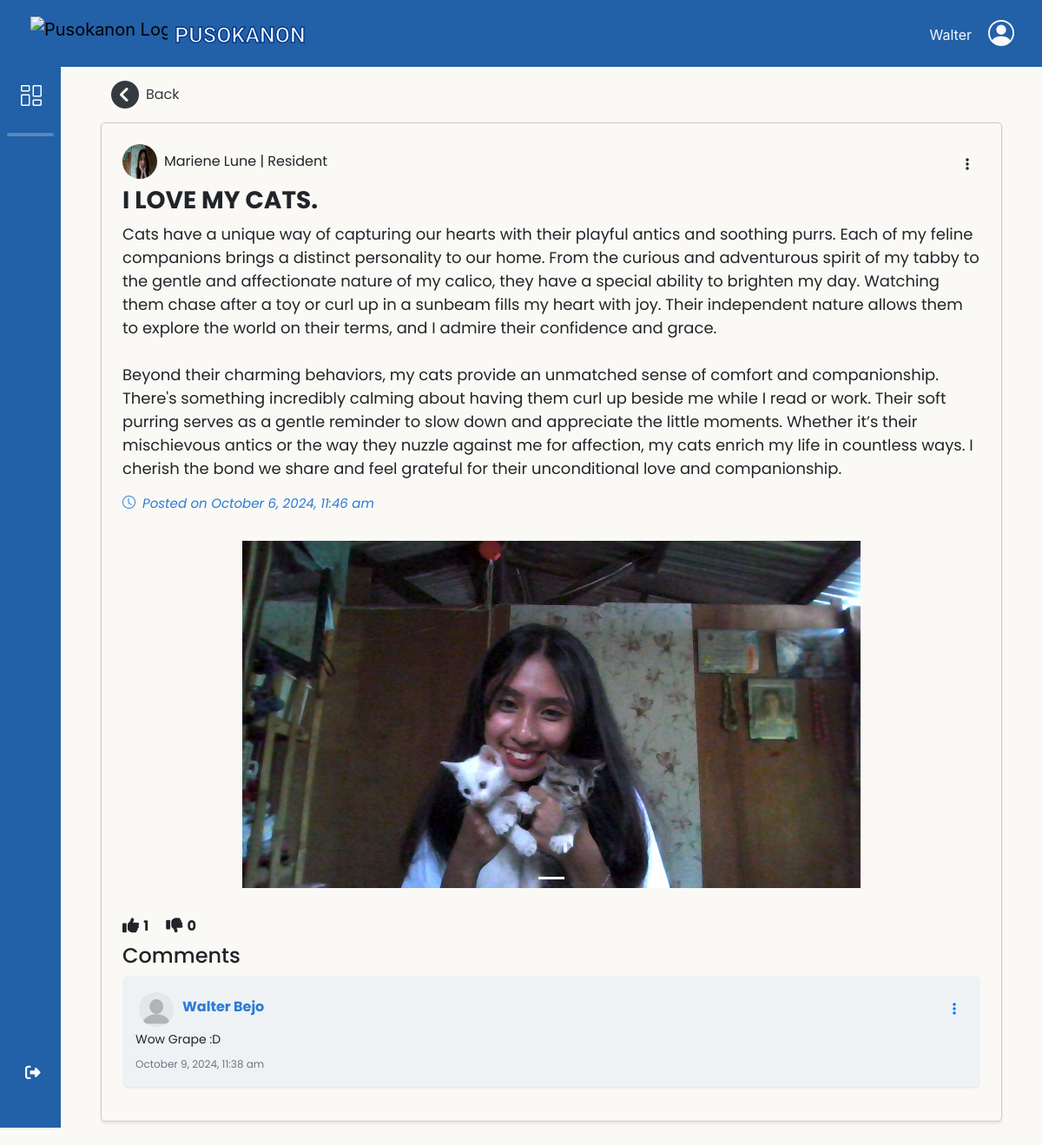
Screenshot of /adminbejo/Residents-Post.php?id=1&ref=res-forum (signed in) with the database file from the repository.
### tables this page shows
CREATE TABLE `resident_users` (
  `res_ID` int(11) NOT NULL,
  `res_fname` varchar(50) NOT NULL,
  `res_lname` varchar(50) NOT NULL,
  `res_midname` varchar(50) NOT NULL,
  `res_suffix` varchar(10) DEFAULT NULL,
  `gender` varchar(10) NOT NULL,
  `birth_date` date NOT NULL,
  `civil_status` varchar(20) NOT NULL,
  `citizenship` varchar(30) NOT NULL,
  `place_birth` varchar(100) NOT NULL,
  `contact_no` varchar(13) NOT NULL,
  `res_email` varchar(100) NOT NULL,
  `addr_sitio` varchar(50) NOT NULL,
  `res_password` varchar(100) NOT NULL,
  `profile_picture` varchar(200) DEFAULT NULL,
  `registered_voter` varchar(15) NOT NULL,
  `userRole_id` int(11) NOT NULL,
  `verification_image` varchar(128) DEFAULT NULL,
  `register_at` datetime NOT NULL DEFAULT current_timestamp(),
  `reset_token_hash` varchar(64) DEFAULT NULL,
  `reset_token_expires_at` datetime DEFAULT NULL,
  `account_active_status` varchar(16) NOT NULL DEFAULT 'Unregistered'
);

CREATE TABLE `user_posts` (
  `post_id` int(11) NOT NULL,
  `res_id` int(11) NOT NULL,
  `title` varchar(255) NOT NULL,
  `content` text NOT NULL,
  `created_at` timestamp NOT NULL DEFAULT current_timestamp(),
  `upvotes` int(11) NOT NULL DEFAULT 0,
  `downvotes` int(11) NOT NULL DEFAULT 0,
  `approval_status` enum('pending','approved','rejected','resubmitted') NOT NULL DEFAULT 'pending',
  `rejection_reason` text DEFAULT NULL,
  `approved_by` int(11) DEFAULT NULL
);

CREATE TABLE `user_posts_media` (
  `media_id` int(11) NOT NULL,
  `post_id` int(11) NOT NULL,
  `media_type` enum('image','video') NOT NULL,
  `media_path` varchar(255) NOT NULL
);

CREATE TABLE `user_posts_comments` (
  `comment_id` int(11) NOT NULL,
  `post_id` int(11) NOT NULL,
  `res_id` int(11) NOT NULL,
  `comment_content` text NOT NULL,
  `created_at` timestamp NOT NULL DEFAULT current_timestamp(),
  `updated_at` timestamp NOT NULL DEFAULT current_timestamp() ON UPDATE current_timestamp()
);

### db/DBconn.php (called while the page is built, shortened)
<?php
function fetchResidentPost($pdo, $post_id) {
    $stmt = $pdo->prepare("SELECT p.*
                           FROM user_posts p
                           WHERE p.post_id = ?");
    $stmt->execute([$post_id]);
    return $stmt->fetch();
}
function fetchResidentPostMedia($pdo, $post_id) {
    $stmt = $pdo->prepare("SELECT * FROM user_posts_media WHERE post_id = ?");
    $stmt->execute([$post_id]);
    return $stmt->fetchAll();
}
function fetchPosterDetails($pdo, $residentId){
    $sql = "SELECT * FROM resident_users WHERE res_ID = :residentId";
    $stmt = $pdo->prepare($sql);
    $stmt->bindParam(':residentId', $residentId, PDO::PARAM_INT);
    $stmt->execute();
    return $stmt->fetch(PDO::FETCH_ASSOC);
}
function fetchComments($pdo, $post_id) {
    $stmt = $pdo->prepare("SELECT c.*, ru.res_fname, ru.res_lname, ru.profile_picture
                           FROM user_posts_comments c
                           JOIN resident_users ru ON c.res_id = ru.res_ID
                           WHERE c.post_id = ?
                           ORDER BY c.created_at DESC");
    $stmt->execute([$post_id]);
    return $stmt->fetchAll();
}

### adminbejo/Residents-Post.php (the view, shortened to what this page needs)
<?php
    include 'headerAdmin.php';
    include '../db/DBconn.php';
    $post_id = $_GET['id'];
    $post = fetchResidentPost($pdo, $post_id);
    $poster = fetchPosterDetails($pdo, $post['res_id']);
    $media = fetchResidentPostMedia($pdo, $post_id);
    $comments = fetchComments($pdo, $post['post_id']);
?>
<link rel="stylesheet" href="css/View-Post.css">
<div class="container fluid d-flex justify-content-center">
    <section class="main">
        <div class="row">
            <a href="<?php echo isset($_SESSION['resident_post_referrer']) && $_SESSION['resident_post_referrer'] == 'res-posts' ? 'Manage-Posts.php' : 'Residents-Forum.php'; ?>" class="back-button d-flex align-items-center text-dark gap-2 mb-3" style="text-decoration: none; color: #2C7BD5;">
                <i class="fas fa-circle-chevron-left fa-2x"></i>
                <span>Back</span>
            </a>
            <div class="Post px-4 py-4">
                <div class="d-flex justify-content-between align-items-center">
                    <div class="post-header d-flex align-items-center mb-2">
                        <img src="<?php echo $poster['profile_picture'] ? '../db/ProfilePictures/' . htmlspecialchars($poster['profile_picture']) : '../PicturesNeeded/blank_profile.png'; ?>" alt="Profile Picture" class="profile-picture mr-2" style="width: 40px; height: 40px; border-radius: 50%;">
                        <span class="poster-name"><?php echo htmlspecialchars($poster['res_fname'] . ' ' . $poster['res_lname']); ?> | Resident</span>
                    </div>
                    <div>
                        <button class="btn btn-link" type="button" id="postOptionsDropdown" data-bs-toggle="dropdown" aria-expanded="false">
                            <i class="fas fa-ellipsis-v dropdown"></i>
                        </button>
                    </div>
                </div>
                <div class="d-flex justify-content-between align-items-center">
                    <h3 class="fw-bold"><?php echo htmlspecialchars($post['title']); ?></h3>
                </div>
                <p><?php echo nl2br(htmlspecialchars($post['content'])); ?></p>
                <p class="posted"><i class="bi bi-clock me-2"></i>Posted on <?php echo date('F j, Y, g:i a', strtotime($post['created_at'])); ?></p>
                <?php if (!empty($media)): ?>
                <div id="Post<?php echo $post_id; ?>" class="carousel slide d-flex" data-bs-interval="false">
                    <div class="carousel-indicators">
                        <?php foreach ($media as $index => $item): ?>
                            <button type="button" data-bs-target="#Post<?php echo $post_id; ?>" data-bs-slide-to="<?php echo $index; ?>" <?php echo $index === 0 ? 'class="active" aria-current="true"' : ''; ?> aria-label="Slide <?php echo $index + 1; ?>"></button>
                        <?php endforeach; ?>
                    </div>
                    <div class="carousel-inner my-3">
                        <?php foreach ($media as $index => $item): ?>
                            <div class="carousel-item <?php echo $index === 0 ? 'active' : ''; ?>">
                                <?php if ($item['media_type'] === 'image'): ?>
                                    <img src="../db/PostMedias/Images/<?php echo htmlspecialchars($item['media_path']); ?>" class="image" alt="Post Image">
                                <?php endif; ?>
                            </div>
                        <?php endforeach; ?>
                    </div>
                </div>
                <?php endif; ?>
                <?php if ($post['approval_status'] == 'approved'): ?>
                    <div class="reactions mt-3">
                        <span class="reaction">
                            <i class="fa-solid fa-thumbs-up"></i>
                            <span class="count"><?php echo $post['upvotes']; ?></span>
                        </span>
                        <span class="reaction">
                            <i class="fa-solid fa-thumbs-down"></i>
                            <span class="count"><?php echo $post['downvotes']; ?></span>
                        </span>
                    </div>
                    <div class="comments-section mt-2">
                        <h4>Comments</h4>
                        <div id="comments-container" style="max-height: 500px; overflow-y: scroll;">
                            <?php if (!empty($comments)): ?>
                                <?php foreach ($comments as $comment): ?>
                                    <div class='comment'>
                                        <div class="d-flex justify-content-between align-items-center">
                                            <div class="poster-info d-flex align-items-center m-1">
                                                <img src='<?php echo ($comment['profile_picture'] ? '../db/ProfilePictures/' . $comment['profile_picture'] : '../PicturesNeeded/blank_profile.png'); ?>' alt='Profile Picture' class='comment-profile-picture'>
                                                <strong><?php echo htmlspecialchars($comment['res_fname'] . ' ' . $comment['res_lname']); ?></strong>
                                            </div>
                                            <div class="dropdown">
                                                <button class="btn btn-link" type="button" id="commentOptionsDropdown<?= $comment['comment_id'] ?>" data-comment-id="<?= $comment['comment_id'] ?>" data-bs-toggle="dropdown" aria-expanded="false">
                                                    <i class="fas fa-ellipsis-v"></i>
                                                </button>
                                            </div>
                                        </div>
                                        <p><?php echo htmlspecialchars($comment['comment_content']); ?></p>
                                        <small><?php echo date('F j, Y, g:i a', strtotime($comment['created_at'])); ?></small>
                                    </div>
                                <?php endforeach; ?>
                            <?php else: ?>
                                <p class="no-comments">No comments yet.</p>
                            <?php endif; ?>
                        </div>
                    </div>
                <?php endif; ?>
            </div>
        </div>
    </section>
</div>
<?php include 'footerAdmin.php'; ?>

### adminbejo/css/headerADstyle.css (style rules this page uses)
body { height: 100%; margin-top: 77px; background-color: #FAF9F6; }
a { text-decoration: none; }
.main { width: 100%; overflow: hidden; transition: all 0.35s ease-in-out; background-color: #FAF9F6; flex-wrap: wrap; justify-content: space-between; padding: 1rem; position: relative; }

### adminbejo/css/View-Post.css (style rules this page uses)
.main { margin-left: 70px; justify-content: center; }
.image { height: 100%; width: 100%; }
.carousel-item { width: 100%; height: 400px; overflow: hidden; }
.carousel-item img { width: 100%; height: 100%; object-fit: contain; margin-top: auto; }
.reactions { display: flex; gap: 20px; margin-top: 10px; }
.reaction { display: flex; align-items: center; gap: 5px; }
.reaction i { font-size: 1.2em; color: #212529; }
.reaction .count { font-weight: bold; }
.Post { margin-bottom: 20px; padding: 5px; background-color: #FAF9F6 ; border-radius: 5px; height: auto; min-height: fit-content; box-shadow: 0 2px 4px rgba(0, 0, 0, 0.1); border: 1px solid #ccc; }
p { font-size: 18px; }
h3, p, .dropdown { color: #212529;; }
.posted { color: #2C7BD5; font-size: 15px; font-style: italic; }
.comment { background-color: #eff2f5; border-radius: 8px; padding: 15px; margin-bottom: 15px; box-shadow: 0 1px 3px rgba(0,0,0,0.1); }
.comment-profile-picture { width: 40px; height: 40px; border-radius: 50%; margin-right: 10px; float: left; }
.comment strong { display: block; margin-bottom: 5px; color: #2C7BD5; }
.comment p { margin-bottom: 5px; font-size: 14px; }
.comment small { color: #6c757d; font-size: 12px; }

### rows the page displays
resident_users: profile_picture (picture), res_fname+res_lname "Mariene Lune"
user_posts: title "I LOVE MY CATS.", content "Cats have a unique way of capturing our hearts with their playful antics and soothing purrs. Each of my feline companions brings a distinct personality to our home. From the curious and adventurous spirit of my tabby to the gentle and affectionate nature of my calico, they have a special ability to brighten my day. Watching them chase after a toy or curl up in a sunbeam fills my heart with joy. Their independent nature allows them to explore the world on their terms, and I admire their confidence and grace. Beyond their charming behaviors, my cats provide an unmatched sense of comfort and companionship. There's something incredibly calming about having them curl up beside me while I read or…", created_at "October 6, 2024, 11:46 am", upvotes "1", downvotes "0"
user_posts_media: media_path (picture)
user_posts_comments: res.res_lname "Walter Bejo", comment_content "Wow Grape :D", created_at "October 9, 2024, 11:38 am"

### other values shown
$_SESSION['staff_fname'] "Walter"
